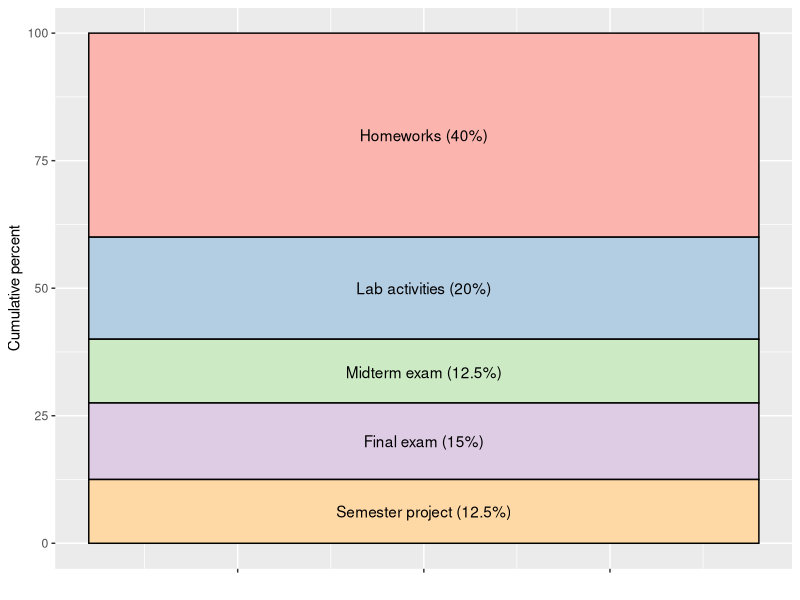

Here is the R script that generated this plot:
## ---- chunk 1
knitr::opts_chunk$set(echo = FALSE, warning=FALSE, message=FALSE)
## ---- chunk 2
library(DiagrammeR)
grViz("digraph {
  
graph[layout = dot, rankdir = LR]

node [shape = rectangle, style = filled, fillcolor = LightBlue]
node[fontname = 'helvetica', width = 1.5, height = 0.5]

videos [label = 'Monday: \n Watch lecture videos \n at home', fillcolor = '#FBB4AE']
lab_a [label = 'Tuesday: \n Complete Lab Activity #a  \n in-class and submit \n exercise (due at 11:59 pm)', fillcolor = '#B3CDE3']
lab_b [label = 'Thursday: \n Complete Lab Activity #b  \n in-class and submit \n exercise (due at 11:59 pm)', fillcolor = '#CCEBC5']
homework [label =  'Sunday: \n Submit homework assignment \n (due at 11:59 pm)', fillcolor = '#DECBE4']

videos -> {lab_a lab_b} -> homework
}")
## ---- chunk 3
library(tidyverse)

grades <- tribble(
  ~category,  ~percent,
  "Homeworks", 40,
  "Lab activities", 20,
  "Midterm exam", 12.5,
  "Final exam", 15,
  "Semester project", 12.5
)

grades$category <- fct_relevel(grades$category, 'Homeworks', 'Lab activities', 'Midterm exam', 'Final exam', 'Semester project')

grades$location <- rep(1, 5)

library(RColorBrewer)
pal <- brewer.pal(5, 'Pastel1')

grades %>% ggplot(aes(x=location, y=percent)) +
  geom_col(aes(fill=category), col='black') + 
  guides(fill=FALSE) + 
  geom_text(aes(x=rep(1, 5), 
                label=c('Lab activities (20%)', 
                        'Homeworks (40%)', 
                        'Midterm exam (12.5%)', 
                        'Final exam (15%)',
                        'Semester project (12.5%)'), 
                y=c(50, 80, 33.5, 20, 6.25))) + 
  labs(x='', y='Cumulative percent') + 
  theme(axis.text.x = element_blank()) +
  scale_fill_manual(values=pal)
